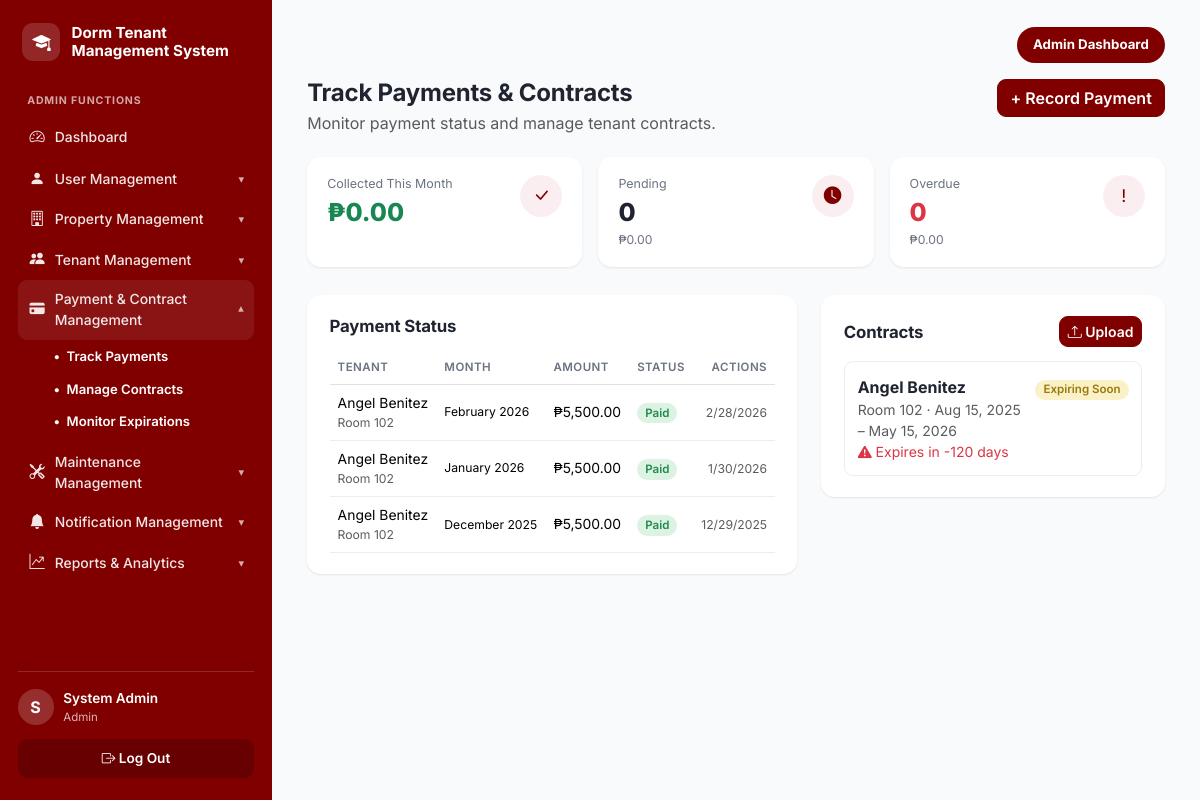
/admin/payments.php (signed in), run on the app's committed database.
### tables this page shows
CREATE TABLE payments (
  payment_id        INT UNSIGNED AUTO_INCREMENT PRIMARY KEY,
  contract_id       INT UNSIGNED NOT NULL,
  tenant_id         INT UNSIGNED NOT NULL,
  payment_amount    DECIMAL(10,2) NOT NULL,
  payment_for_month VARCHAR(20)  DEFAULT NULL,   
  payment_date      DATE DEFAULT NULL,
  due_date          DATE DEFAULT NULL,
  payment_status    ENUM('Pending','Paid','Overdue') NOT NULL DEFAULT 'Pending',
  payment_method    VARCHAR(50) DEFAULT NULL,      
  reference_no      VARCHAR(100) DEFAULT NULL,
  receipt_file      VARCHAR(255) DEFAULT NULL,
  reminder_sent     BOOLEAN NOT NULL DEFAULT FALSE,
  created_at        TIMESTAMP NOT NULL DEFAULT CURRENT_TIMESTAMP,
  CONSTRAINT fk_payment_contract FOREIGN KEY (contract_id) REFERENCES contracts(contract_id) ON DELETE CASCADE,
  CONSTRAINT fk_payment_tenant   FOREIGN KEY (tenant_id)   REFERENCES tenants(tenant_id) ON DELETE CASCADE,
  INDEX idx_payment_status (payment_status),
  INDEX idx_payment_due (due_date)
);

CREATE TABLE users (
  user_id       INT UNSIGNED AUTO_INCREMENT PRIMARY KEY,
  first_name    VARCHAR(50)  NOT NULL,
  last_name     VARCHAR(50)  NOT NULL,
  email         VARCHAR(100) NOT NULL,
  password_hash VARCHAR(255) NOT NULL,
  reset_otp         VARCHAR(10) DEFAULT NULL,
  reset_otp_expires DATETIME DEFAULT NULL,
  password_changed_at DATETIME DEFAULT NULL,
  age           TINYINT UNSIGNED DEFAULT NULL,
  phone         VARCHAR(20)  DEFAULT NULL,
  role          ENUM('admin','tenant') NOT NULL DEFAULT 'tenant',
  is_active     BOOLEAN NOT NULL DEFAULT TRUE,
  last_login    DATETIME DEFAULT NULL,
  date_created  TIMESTAMP NOT NULL DEFAULT CURRENT_TIMESTAMP,
  UNIQUE KEY uq_users_email (email),
  INDEX idx_users_role (role)
);

CREATE TABLE dorm_rooms (
  room_id      INT UNSIGNED AUTO_INCREMENT PRIMARY KEY,
  room_number  VARCHAR(10)  NOT NULL,
  room_type    VARCHAR(50)  NOT NULL,         
  capacity     TINYINT UNSIGNED NOT NULL DEFAULT 1,
  monthly_rate DECIMAL(10,2) NOT NULL,
  floor_number TINYINT NOT NULL DEFAULT 1,
  status       ENUM('Available','Occupied','Under Maintenance','Reserved')
               NOT NULL DEFAULT 'Available',
  description  TEXT,
  date_added   TIMESTAMP NOT NULL DEFAULT CURRENT_TIMESTAMP,
  UNIQUE KEY uq_room_number (room_number),
  INDEX idx_room_status (status),
  INDEX idx_room_type (room_type)
);

CREATE TABLE contracts (
  contract_id      INT UNSIGNED AUTO_INCREMENT PRIMARY KEY,
  tenant_id        INT UNSIGNED NOT NULL,
  room_id          INT UNSIGNED NOT NULL,
  monthly_rent     DECIMAL(10,2) NOT NULL,
  security_deposit DECIMAL(10,2) NOT NULL DEFAULT 0,
  contract_start   DATE NOT NULL,
  contract_end     DATE NOT NULL,
  contract_status  ENUM('Active','Expiring Soon','Expired','Terminated')
                   NOT NULL DEFAULT 'Active',
  contract_file    VARCHAR(255) DEFAULT NULL,  
  created_at       TIMESTAMP NOT NULL DEFAULT CURRENT_TIMESTAMP,
  CONSTRAINT fk_contract_tenant FOREIGN KEY (tenant_id) REFERENCES tenants(tenant_id) ON DELETE CASCADE,
  CONSTRAINT fk_contract_room   FOREIGN KEY (room_id)   REFERENCES dorm_rooms(room_id),
  INDEX idx_contract_status (contract_status),
  INDEX idx_contract_end (contract_end)
);

### includes/functions.php (called while the page is built, shortened)
<?php
function clean(?string $value): string
{
    return htmlspecialchars(trim($value ?? ''), ENT_QUOTES, 'UTF-8');
}
function paginate(PDO $db, string $baseSql, string $countSql, array $params = [], int $perPage = 12): array
{
    $countStmt = $db->prepare($countSql);
    $countStmt->execute($params);
    $total = (int) $countStmt->fetch()['c'];
    $totalPages = max(1, (int) ceil($total / $perPage));
    $page = max(1, min($totalPages, (int) ($_GET['page'] ?? 1)));
    $offset = ($page - 1) * $perPage;
    $stmt = $db->prepare($baseSql . " LIMIT {$perPage} OFFSET {$offset}");
    $stmt->execute($params);
    return ['rows' => $stmt->fetchAll(), 'page' => $page, 'totalPages' => $totalPages, 'total' => $total];
}
function peso($amount): string
{
    return '₱' . number_format((float) $amount, 2);
}
function status_badge_class(string $status): string
{
    $map = [
        'Active'      => 'info',
        'Paid'        => 'success',
        'Approved'    => 'success',
        'Completed'   => 'success',
        'Available'   => 'success',
        'Pending'     => 'warning',
        'Ongoing'     => 'info',
        'Reserved'    => 'info',
        'Expiring Soon' => 'warning',
        'Overdue'     => 'danger',
        'Evicted'     => 'danger',
        'Rejected'    => 'danger',
        'Expired'     => 'danger',
        'Terminated'  => 'danger',
        'Occupied'    => 'secondary',
        'Checked Out' => 'secondary',
        'Under Maintenance' => 'secondary',
    ];
    return $map[$status] ?? 'secondary';
}
function days_until(string $date): int
{
    $target = new DateTime($date);
    $today  = new DateTime('today');
    return (int) $today->diff($target)->format('%r%a');
}

### admin/payments.php (the view, shortened to what this page needs)
<?php
$db = get_db();
$paidTotal = (float) $db->query("SELECT COALESCE(SUM(payment_amount),0) t FROM payments WHERE payment_status='Paid' AND MONTH(payment_date)=MONTH(CURDATE())")->fetch()['t'];
$pending   = $db->query("SELECT COUNT(*) c, COALESCE(SUM(payment_amount),0) t FROM payments WHERE payment_status='Pending'")->fetch();
$overdue   = $db->query("SELECT COUNT(*) c, COALESCE(SUM(payment_amount),0) t FROM payments WHERE payment_status='Overdue'")->fetch();
$paymentsResult = paginate(
    $db,
    "SELECT p.*, u.first_name, u.last_name, r.room_number
     FROM payments p
     JOIN tenants t ON t.tenant_id = p.tenant_id
     JOIN users u ON u.user_id = t.user_id
     LEFT JOIN dorm_rooms r ON r.room_id = t.room_id
     ORDER BY FIELD(p.payment_status,'Pending','Overdue','Paid'), p.due_date DESC",
    "SELECT COUNT(*) c FROM payments",
    [],
    15
);
$payments = $paymentsResult['rows'];
$contracts = $db->query("
    SELECT c.*, u.first_name, u.last_name, r.room_number
    FROM contracts c
    JOIN tenants t ON t.tenant_id = c.tenant_id
    JOIN users u ON u.user_id = t.user_id
    JOIN dorm_rooms r ON r.room_id = c.room_id
    ORDER BY c.contract_end ASC
    LIMIT 30
")->fetchAll();
include __DIR__ . '/../includes/header.php';
?>
<div class="page-header">
  <div><h1>Track Payments &amp; Contracts</h1><p class="text-muted">Monitor payment status and manage tenant contracts.</p></div>
  <div>
    <button type="button" class="btn btn-maroon" data-bs-toggle="modal" data-bs-target="#paymentModal">+ Record Payment</button>
  </div>
</div>
<div class="stat-grid stat-grid-3">
  <div class="stat-card"><div class="stat-card-body"><div class="stat-label">Collected This Month</div><div class="stat-value text-success"><?= peso($paidTotal) ?></div></div><div class="stat-icon stat-icon-outline"><i class="bi bi-check-lg"></i></div></div>
  <div class="stat-card"><div class="stat-card-body"><div class="stat-label">Pending</div><div class="stat-value"><?= $pending['c'] ?></div><div class="stat-sub"><?= peso($pending['t']) ?></div></div><div class="stat-icon stat-icon-outline"><i class="bi bi-clock-fill"></i></div></div>
  <div class="stat-card"><div class="stat-card-body"><div class="stat-label">Overdue</div><div class="stat-value text-danger"><?= $overdue['c'] ?></div><div class="stat-sub"><?= peso($overdue['t']) ?></div></div><div class="stat-icon stat-icon-outline">!</div></div>
</div>
<div class="row g-4 mt-1">
  <div class="col-lg-7">
    <div class="panel" id="payments">
      <div class="panel-header"><h2>Payment Status</h2></div>
      <div class="table-responsive">
        <table class="table app-table align-middle">
          <thead><tr><th>Tenant</th><th>Month</th><th>Amount</th><th>Status</th><th class="text-end">Actions</th></tr></thead>
          <tbody>
          <?php foreach ($payments as $p): ?>
            <tr>
              <td><?= clean($p['first_name'] . ' ' . $p['last_name']) ?><div class="text-muted small"><?= $p['room_number'] ? 'Room ' . clean($p['room_number']) : '' ?></div></td>
              <td class="small"><?= clean($p['payment_for_month'] ?: '—') ?></td>
              <td><?= peso($p['payment_amount']) ?></td>
              <td><span class="badge badge-<?= status_badge_class($p['payment_status']) ?>"><?= clean($p['payment_status']) ?></span></td>
              <td class="text-end">
                <?php if ($p['payment_status'] !== 'Paid'): ?>
                  <form method="post" class="d-inline"><?= csrf_field() ?><input type="hidden" name="action" value="verify_payment"><input type="hidden" name="payment_id" value="<?= $p['payment_id'] ?>"><input type="hidden" name="new_status" value="Paid"><button class="btn btn-sm btn-maroon">Mark Paid</button></form>
                <?php else: ?>
                  <span class="text-muted small"><?= clean(date('n/j/Y', strtotime($p['payment_date']))) ?></span>
                <?php endif; ?>
              </td>
            </tr>
          <?php endforeach; ?>
          </tbody>
        </table>
      </div>
    </div>
  </div>
  <div class="col-lg-5">
    <div class="panel" id="contracts">
      <div class="panel-header"><h2>Contracts</h2><button type="button" class="btn btn-sm btn-maroon" data-bs-toggle="modal" data-bs-target="#contractModal"><i class="bi bi-upload"></i> Upload</button></div>
      <div class="contract-list">
        <?php foreach ($contracts as $c):
          $daysLeft = days_until($c['contract_end']);
          $isExpiring = $c['contract_status'] === 'Active' && $daysLeft <= 30;
        ?>
          <div class="contract-item">
            <div>
              <strong><?= clean($c['first_name'] . ' ' . $c['last_name']) ?></strong>
              <div class="text-muted small">Room <?= clean($c['room_number']) ?> · <?= clean(date('M j, Y', strtotime($c['contract_start']))) ?> – <?= clean(date('M j, Y', strtotime($c['contract_end']))) ?></div>
              <?php if ($isExpiring): ?><div class="text-danger small"><i class="bi bi-exclamation-triangle-fill"></i> Expires in <?= $daysLeft ?> day<?= $daysLeft === 1 ? '' : 's' ?></div><?php endif; ?>
            </div>
            <div class="text-end">
              <span class="badge badge-<?= status_badge_class($isExpiring ? 'Expiring Soon' : $c['contract_status']) ?>"><?= $isExpiring ? 'Expiring Soon' : clean($c['contract_status']) ?></span>
            </div>
          </div>
        <?php endforeach; ?>
      </div>
    </div>
  </div>
</div>
<?php
include __DIR__ . '/../includes/footer.php';
?>

### data on the page
payments: users.first_name+last_name "Angel Benitez", dorm_rooms.room_number "102", payment_for_month "February 2026", payment_amount "₱5,500.00", payment_status "Paid", payment_date "2/28/2026"
payments: users.first_name+last_name "Angel Benitez", dorm_rooms.room_number "102", payment_for_month "January 2026", payment_amount "₱5,500.00", payment_status "Paid", payment_date "1/30/2026"
payments: users.first_name+last_name "Angel Benitez", dorm_rooms.room_number "102", payment_for_month "December 2025", payment_amount "₱5,500.00", payment_status "Paid", payment_date "12/29/2025"
contracts: users.first_name+last_name "Angel Benitez", room.room_number "102", contract_start "Aug 15, 2025", contract_end "May 15, 2026", contract_end "-120", contract_status "Expiring Soon"

### other printed values
$label "User Management"
$label "Property Management"
$label "Tenant Management"
$label "Payment & Contract Management"
$subLabel "Track Payments"
$subLabel "Manage Contracts"
$subLabel "Monitor Expirations"
$label "Maintenance Management"
$label "Notification Management"
$label "Reports & Analytics"
substr($_SESSION['first_name'] ?? '?', 0, 1) "S"
$role "Admin"
peso($paidTotal) "₱0.00"
$pending['c'] "0"
peso($pending['t']) "₱0.00"
